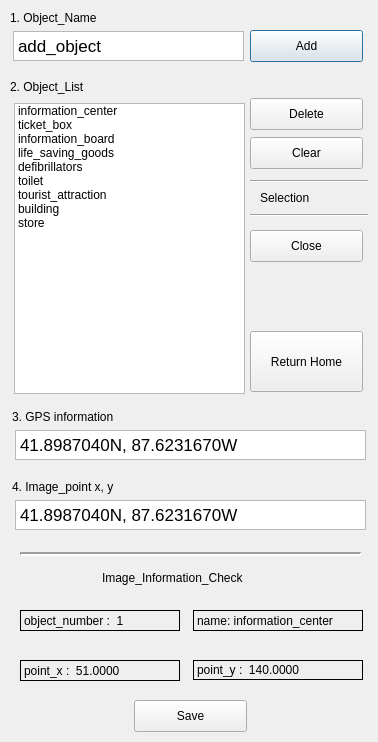
<?xml version="1.0" encoding="UTF-8"?>
<ui version="4.0">
 <class>Dialog</class>
 <widget class="QDialog" name="Dialog">
  <property name="geometry">
   <rect>
    <x>0</x>
    <y>0</y>
    <width>378</width>
    <height>742</height>
   </rect>
  </property>
  <property name="windowTitle">
   <string>Dialog</string>
  </property>
  <widget class="QLabel" name="label">
   <property name="geometry">
    <rect>
     <x>10</x>
     <y>10</y>
     <width>101</width>
     <height>16</height>
    </rect>
   </property>
   <property name="text">
    <string>1. Object_Name</string>
   </property>
  </widget>
  <widget class="QTextEdit" name="Object_name_textEdit">
   <property name="geometry">
    <rect>
     <x>13</x>
     <y>31</y>
     <width>231</width>
     <height>30</height>
    </rect>
   </property>
   <property name="html">
    <string>&lt;!DOCTYPE HTML PUBLIC &quot;-//W3C//DTD HTML 4.0//EN&quot; &quot;http://www.w3.org/TR/REC-html40/strict.dtd&quot;&gt;
&lt;html&gt;&lt;head&gt;&lt;meta name=&quot;qrichtext&quot; content=&quot;1&quot; /&gt;&lt;style type=&quot;text/css&quot;&gt;
p, li { white-space: pre-wrap; }
&lt;/style&gt;&lt;/head&gt;&lt;body style=&quot; font-family:'.AppleSystemUIFont'; font-size:13pt; font-weight:400; font-style:normal;&quot;&gt;
&lt;p style=&quot; margin-top:0px; margin-bottom:0px; margin-left:0px; margin-right:0px; -qt-block-indent:0; text-indent:0px;&quot;&gt;add_object&lt;/p&gt;&lt;/body&gt;&lt;/html&gt;</string>
   </property>
  </widget>
  <widget class="QListWidget" name="Object_list">
   <property name="geometry">
    <rect>
     <x>14</x>
     <y>103</y>
     <width>231</width>
     <height>291</height>
    </rect>
   </property>
   <property name="dragEnabled">
    <bool>true</bool>
   </property>
   <property name="dragDropOverwriteMode">
    <bool>true</bool>
   </property>
   <property name="dragDropMode">
    <enum>QAbstractItemView::DragDrop</enum>
   </property>
   <item>
    <property name="text">
     <string>information_center</string>
    </property>
   </item>
   <item>
    <property name="text">
     <string>ticket_box</string>
    </property>
   </item>
   <item>
    <property name="text">
     <string>information_board</string>
    </property>
   </item>
   <item>
    <property name="text">
     <string>life_saving_goods</string>
    </property>
   </item>
   <item>
    <property name="text">
     <string>defibrillators</string>
    </property>
   </item>
   <item>
    <property name="text">
     <string>toilet</string>
    </property>
   </item>
   <item>
    <property name="text">
     <string>tourist_attraction</string>
    </property>
   </item>
   <item>
    <property name="text">
     <string>building</string>
    </property>
   </item>
   <item>
    <property name="text">
     <string>store</string>
    </property>
   </item>
  </widget>
  <widget class="QPushButton" name="Add_btn">
   <property name="geometry">
    <rect>
     <x>250</x>
     <y>30</y>
     <width>113</width>
     <height>32</height>
    </rect>
   </property>
   <property name="text">
    <string>Add</string>
   </property>
  </widget>
  <widget class="QPushButton" name="Delete_btn">
   <property name="geometry">
    <rect>
     <x>250</x>
     <y>98</y>
     <width>113</width>
     <height>32</height>
    </rect>
   </property>
   <property name="text">
    <string>Delete</string>
   </property>
  </widget>
  <widget class="QPushButton" name="Clear_btn">
   <property name="geometry">
    <rect>
     <x>250</x>
     <y>137</y>
     <width>113</width>
     <height>32</height>
    </rect>
   </property>
   <property name="text">
    <string>Clear</string>
   </property>
  </widget>
  <widget class="QLabel" name="label_2">
   <property name="geometry">
    <rect>
     <x>10</x>
     <y>77</y>
     <width>101</width>
     <height>20</height>
    </rect>
   </property>
   <property name="text">
    <string>2. Object_List</string>
   </property>
  </widget>
  <widget class="QLabel" name="item_label">
   <property name="geometry">
    <rect>
     <x>260</x>
     <y>190</y>
     <width>60</width>
     <height>16</height>
    </rect>
   </property>
   <property name="text">
    <string>Selection</string>
   </property>
  </widget>
  <widget class="Line" name="line">
   <property name="geometry">
    <rect>
     <x>250</x>
     <y>180</y>
     <width>118</width>
     <height>3</height>
    </rect>
   </property>
   <property name="orientation">
    <enum>Qt::Horizontal</enum>
   </property>
  </widget>
  <widget class="Line" name="line_2">
   <property name="geometry">
    <rect>
     <x>250</x>
     <y>214</y>
     <width>118</width>
     <height>3</height>
    </rect>
   </property>
   <property name="orientation">
    <enum>Qt::Horizontal</enum>
   </property>
  </widget>
  <widget class="QPushButton" name="Save_btn">
   <property name="geometry">
    <rect>
     <x>134</x>
     <y>700</y>
     <width>113</width>
     <height>32</height>
    </rect>
   </property>
   <property name="text">
    <string>Save</string>
   </property>
  </widget>
  <widget class="QPushButton" name="close_btn">
   <property name="geometry">
    <rect>
     <x>250</x>
     <y>230</y>
     <width>113</width>
     <height>32</height>
    </rect>
   </property>
   <property name="text">
    <string>Close</string>
   </property>
  </widget>
  <widget class="QPushButton" name="home_btn">
   <property name="geometry">
    <rect>
     <x>250</x>
     <y>331</y>
     <width>113</width>
     <height>61</height>
    </rect>
   </property>
   <property name="text">
    <string>Return Home</string>
   </property>
  </widget>
  <widget class="QLabel" name="label_3">
   <property name="geometry">
    <rect>
     <x>12</x>
     <y>409</y>
     <width>141</width>
     <height>16</height>
    </rect>
   </property>
   <property name="text">
    <string>3. GPS information</string>
   </property>
  </widget>
  <widget class="QTextEdit" name="Object_name_textEdit_2">
   <property name="geometry">
    <rect>
     <x>15</x>
     <y>430</y>
     <width>351</width>
     <height>30</height>
    </rect>
   </property>
   <property name="html">
    <string>&lt;!DOCTYPE HTML PUBLIC &quot;-//W3C//DTD HTML 4.0//EN&quot; &quot;http://www.w3.org/TR/REC-html40/strict.dtd&quot;&gt;
&lt;html&gt;&lt;head&gt;&lt;meta name=&quot;qrichtext&quot; content=&quot;1&quot; /&gt;&lt;style type=&quot;text/css&quot;&gt;
p, li { white-space: pre-wrap; }
&lt;/style&gt;&lt;/head&gt;&lt;body style=&quot; font-family:'.AppleSystemUIFont'; font-size:13pt; font-weight:400; font-style:normal;&quot;&gt;
&lt;p style=&quot; margin-top:0px; margin-bottom:0px; margin-left:0px; margin-right:0px; -qt-block-indent:0; text-indent:0px;&quot;&gt;41.8987040N, 87.6231670W&lt;/p&gt;&lt;/body&gt;&lt;/html&gt;</string>
   </property>
  </widget>
  <widget class="QLabel" name="label_4">
   <property name="geometry">
    <rect>
     <x>12</x>
     <y>479</y>
     <width>141</width>
     <height>16</height>
    </rect>
   </property>
   <property name="text">
    <string>4. Image_point x, y</string>
   </property>
  </widget>
  <widget class="QTextEdit" name="Object_name_textEdit_3">
   <property name="geometry">
    <rect>
     <x>15</x>
     <y>500</y>
     <width>351</width>
     <height>30</height>
    </rect>
   </property>
   <property name="html">
    <string>&lt;!DOCTYPE HTML PUBLIC &quot;-//W3C//DTD HTML 4.0//EN&quot; &quot;http://www.w3.org/TR/REC-html40/strict.dtd&quot;&gt;
&lt;html&gt;&lt;head&gt;&lt;meta name=&quot;qrichtext&quot; content=&quot;1&quot; /&gt;&lt;style type=&quot;text/css&quot;&gt;
p, li { white-space: pre-wrap; }
&lt;/style&gt;&lt;/head&gt;&lt;body style=&quot; font-family:'.AppleSystemUIFont'; font-size:13pt; font-weight:400; font-style:normal;&quot;&gt;
&lt;p style=&quot; margin-top:0px; margin-bottom:0px; margin-left:0px; margin-right:0px; -qt-block-indent:0; text-indent:0px;&quot;&gt;41.8987040N, 87.6231670W&lt;/p&gt;&lt;/body&gt;&lt;/html&gt;</string>
   </property>
  </widget>
  <widget class="QLabel" name="item_label_2">
   <property name="geometry">
    <rect>
     <x>20</x>
     <y>660</y>
     <width>160</width>
     <height>21</height>
    </rect>
   </property>
   <property name="frameShape">
    <enum>QFrame::Box</enum>
   </property>
   <property name="text">
    <string>point_x :  51.0000</string>
   </property>
  </widget>
  <widget class="QLabel" name="item_label_3">
   <property name="geometry">
    <rect>
     <x>193</x>
     <y>660</y>
     <width>170</width>
     <height>20</height>
    </rect>
   </property>
   <property name="frameShape">
    <enum>QFrame::Box</enum>
   </property>
   <property name="text">
    <string>point_y :  140.0000</string>
   </property>
  </widget>
  <widget class="QLabel" name="label_5">
   <property name="geometry">
    <rect>
     <x>102</x>
     <y>570</y>
     <width>170</width>
     <height>16</height>
    </rect>
   </property>
   <property name="text">
    <string>Image_Information_Check</string>
   </property>
  </widget>
  <widget class="QLabel" name="item_label_4">
   <property name="geometry">
    <rect>
     <x>20</x>
     <y>610</y>
     <width>160</width>
     <height>21</height>
    </rect>
   </property>
   <property name="frameShape">
    <enum>QFrame::Box</enum>
   </property>
   <property name="text">
    <string>object_number :  1</string>
   </property>
  </widget>
  <widget class="QLabel" name="item_label_5">
   <property name="geometry">
    <rect>
     <x>193</x>
     <y>610</y>
     <width>170</width>
     <height>21</height>
    </rect>
   </property>
   <property name="frameShape">
    <enum>QFrame::Box</enum>
   </property>
   <property name="text">
    <string>name: information_center</string>
   </property>
  </widget>
  <widget class="Line" name="line_3">
   <property name="geometry">
    <rect>
     <x>20</x>
     <y>546</y>
     <width>341</width>
     <height>16</height>
    </rect>
   </property>
   <property name="lineWidth">
    <number>2</number>
   </property>
   <property name="orientation">
    <enum>Qt::Horizontal</enum>
   </property>
  </widget>
 </widget>
 <resources/>
 <connections/>
</ui>
